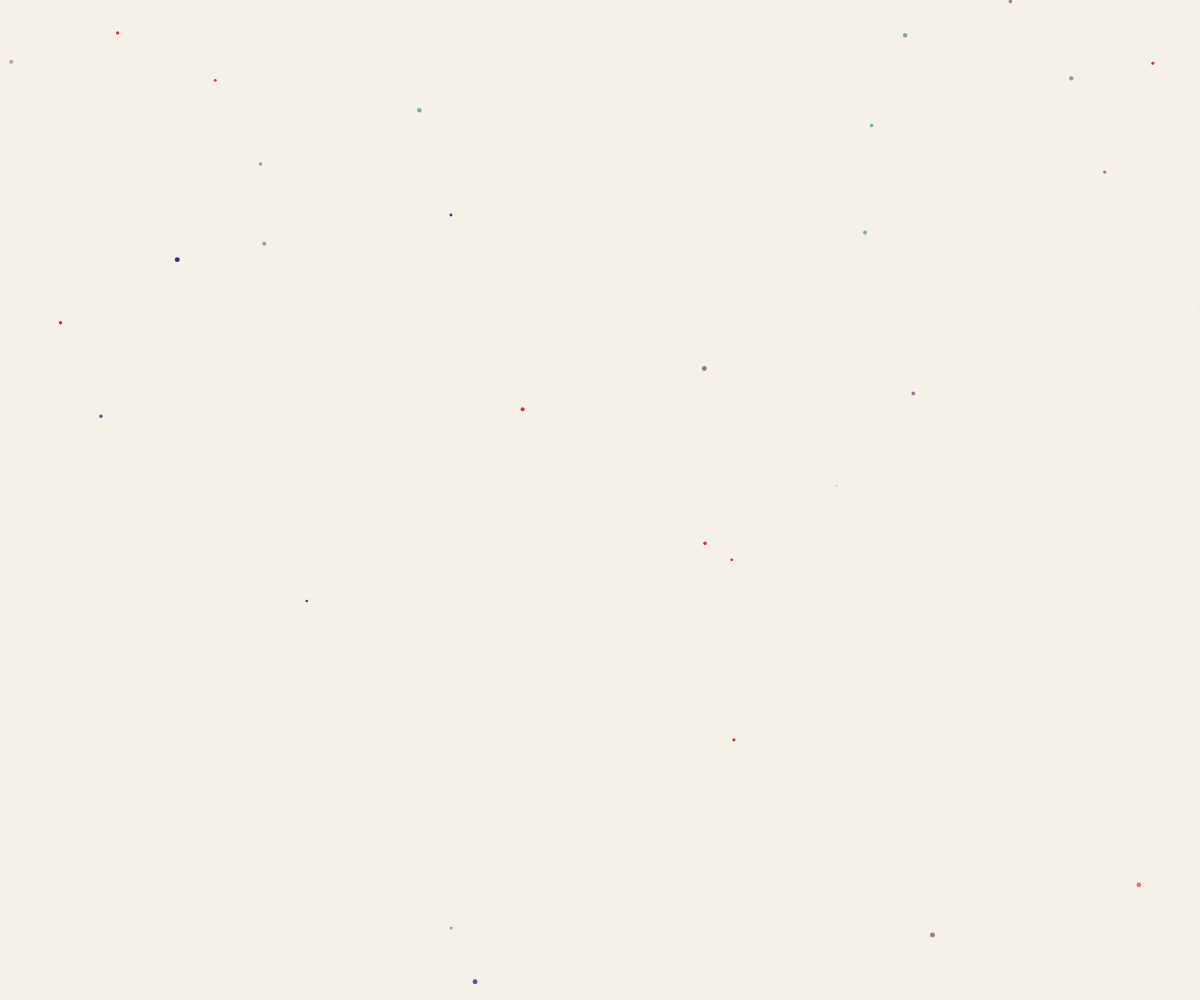
Frame 1 (no input)
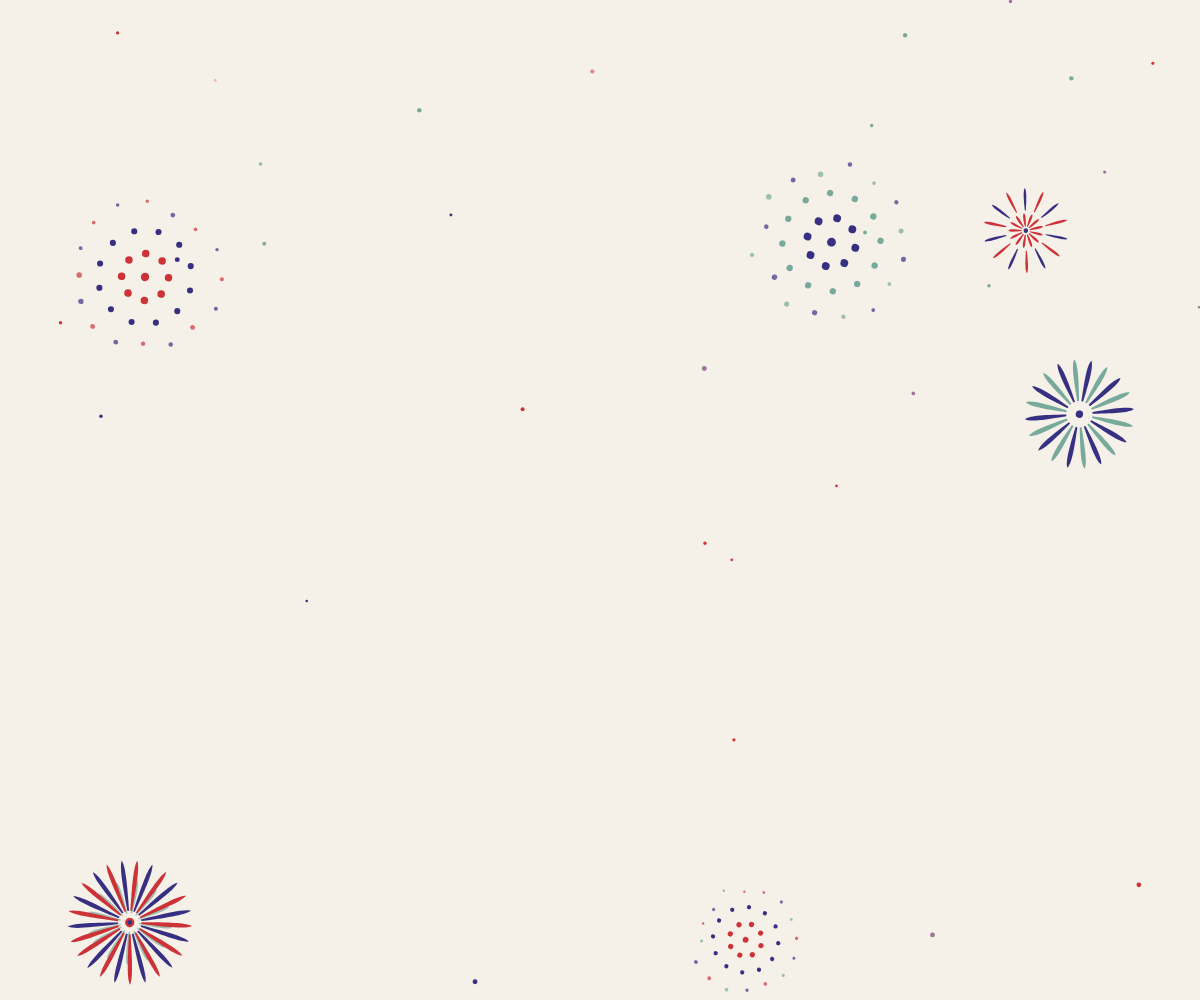
Frame 60 (no input)
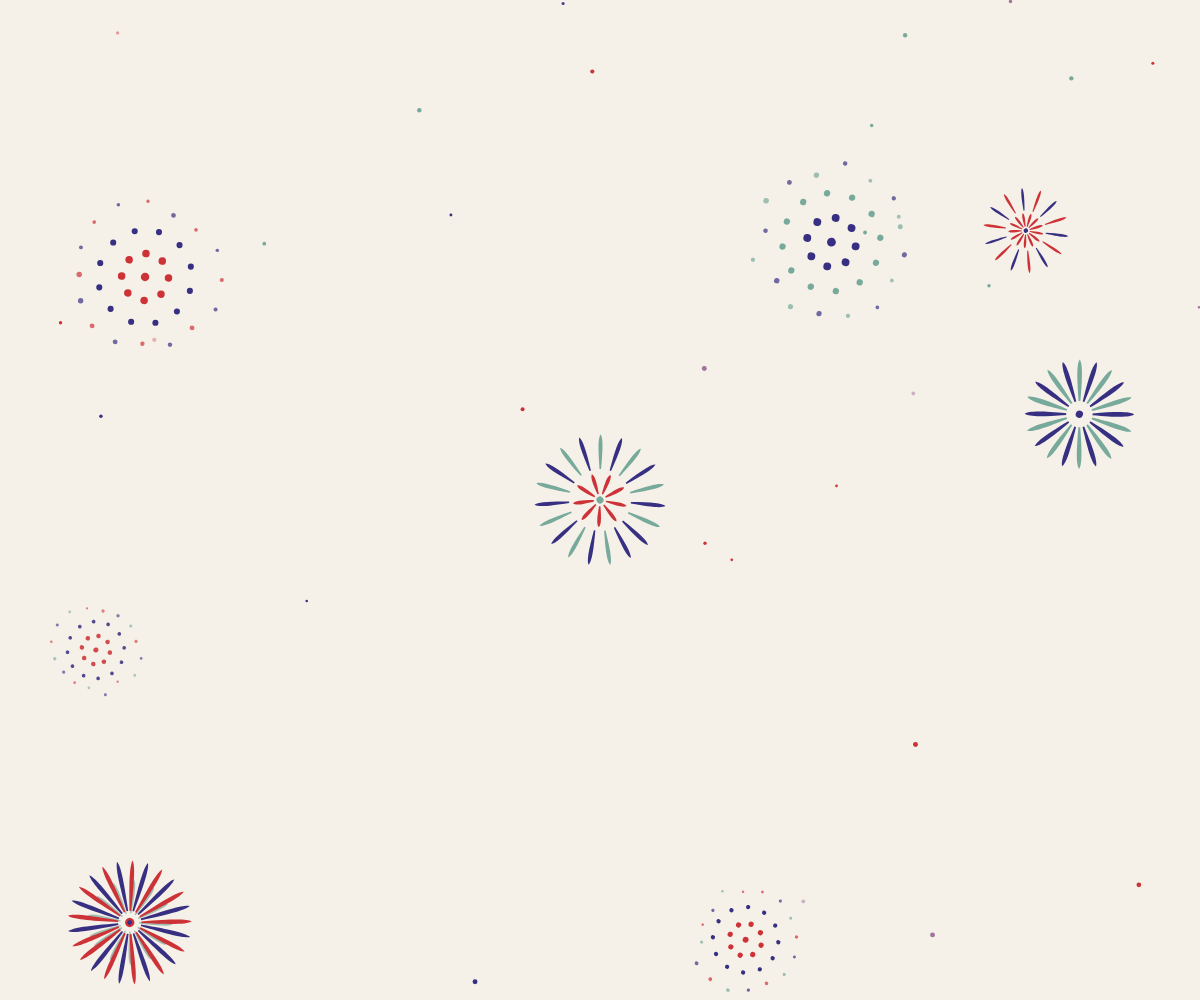
Frame 120 (the mouse pressed at the canvas centre since frame 60)

The p5.js sketch that drew these frames (run headless with seeded random() and noise() and a simulated clock; from frame 60 on, the mouse is pressed at the canvas centre):

// p5.js sketch
// ── sketch.js
// Hanabi 花火 — Japanese firework pattern animation
// Inspired by traditional tenugui textile designs

const hanabi = [];
const scatterDots = [];
const BG = [245, 240, 232]; // warm off-white like cotton

// Color palette from the tenugui
const PALETTE = {
  red:    [205, 50, 55],
  navy:   [55, 48, 130],
  teal:   [120, 170, 155],
  mauve:  [160, 115, 155],
};
const PALETTE_KEYS = Object.keys(PALETTE);

// Burst color combos seen on the fabric
// Note: same colors in different order = different interleave pattern
const COMBOS = [
  ['red', 'navy'],
  ['red', 'navy', 'teal'],
  ['red', 'teal', 'mauve'],
  ['navy', 'teal'],
  ['red', 'teal'],
  ['navy', 'teal', 'red'],   // navy-first interleave
  ['red', 'mauve', 'teal'],
];

// Layout constants — tweak these to adjust proportions
const LAYOUT = {
  // Petal distances (as fraction of radius)
  petalStart: 0.18,
  petalEnd: 0.75,
  petalWidth: 0.08,
  // Dual ring
  innerStart: 0.08,
  innerEnd: 0.35,
  innerWidth: 0.06,
  outerStart: 0.4,
  outerEnd: 0.85,
  outerWidth: 0.065,
  // Dot cluster rings
  dotInnerR: 0.25,
  dotMidR: 0.5,
  dotOuterR: 0.75,
  dotInnerSize: 0.08,
  dotMidSize: 0.065,
  // Three-color burst
  bgStart: 0.12,
  bgEnd: 0.55,
  bgWidth: 0.055,
  fgStart: 0.15,
  fgEnd: 0.8,
  fgWidth: 0.07,
  // Center dot
  centerSize: 0.1,
};

// Minimum distance between hanabi centers
const MIN_SPAWN_DIST = 80;

function setup() {
  createCanvas(windowWidth, windowHeight);
  noStroke();

  for (let i = 0; i < 7; i++) {
    trySpawnHanabi(random(60, width - 60), random(60, height - 60));
  }

  for (let i = 0; i < 30; i++) {
    scatterDots.push(createScatterDot(floor(random(-200, 0))));
  }
}

function createScatterDot(birth) {
  return {
    x: random(width),
    y: random(height),
    size: random(2, 5),
    color: PALETTE[random(PALETTE_KEYS)],
    birth: birth,
    lifespan: random(200, 400),
  };
}

function draw() {
  background(...BG);
  noStroke();

  drawScatterDots();
  updateAndDrawHanabi();

  if (frameCount % 80 === 0 && hanabi.length < 10) {
    trySpawnHanabi(random(80, width - 80), random(80, height - 80));
  }
}

function drawScatterDots() {
  for (let i = 0; i < scatterDots.length; i++) {
    const d = scatterDots[i];
    const age = frameCount - d.birth;
    if (age > d.lifespan) {
      scatterDots[i] = createScatterDot(frameCount);
      continue;
    }
    let alpha = 255;
    if (age < 30) alpha = map(age, 0, 30, 0, 255);
    else if (age > d.lifespan - 40) alpha = map(age, d.lifespan - 40, d.lifespan, 255, 0);
    fill(...d.color, alpha);
    ellipse(d.x, d.y, d.size, d.size);
  }
}

function updateAndDrawHanabi() {
  let writeIdx = 0;
  for (let i = 0; i < hanabi.length; i++) {
    hanabi[i].update();
    hanabi[i].draw();
    if (!hanabi[i].isDead()) {
      hanabi[writeIdx++] = hanabi[i];
    }
  }
  hanabi.length = writeIdx;
}

function mousePressed() {
  spawnHanabi(mouseX, mouseY);
}

function windowResized() {
  resizeCanvas(windowWidth, windowHeight);
}

// Spawn only if far enough from existing hanabi
function trySpawnHanabi(x, y) {
  for (const h of hanabi) {
    if (dist(x, y, h.x, h.y) < MIN_SPAWN_DIST) return;
  }
  spawnHanabi(x, y);
}

// Force spawn (click)
function spawnHanabi(x, y) {
  const type = floor(random(4));
  hanabi.push(new Hanabi(x, y, type));
}

class Hanabi {
  constructor(x, y, type) {
    this.x = x;
    this.y = y;
    this.type = type;
    this.birth = frameCount;
    this.lifespan = random(300, 500);
    this.maxRadius = random(50, 110);
    this.rotation = random(TWO_PI);
    this.rotSpeed = random(-0.002, 0.002);
    this.growDuration = random(30, 50);
    this.fadeDuration = random(40, 70);

    const combo = random(COMBOS);
    this.colors = combo.map(name => PALETTE[name]);

    this.numRays = floor(random(14, 26));
    this.innerRays = floor(random(8, 14));
    this.outerRays = floor(random(14, 22));

    // Pre-compute outer dot offsets for dot cluster (avoids random() in draw)
    this.outerDotOffsets = [];
    const outerN = 16;
    for (let i = 0; i < outerN; i++) {
      this.outerDotOffsets.push({
        angleFrac: i / outerN,
        distJitter: random(-0.08, 0.08),
        sizeFrac: random(0.035, 0.06),
      });
    }
  }

  getAge() { return frameCount - this.birth; }

  getAlpha() {
    const age = this.getAge();
    if (age < this.growDuration) return map(age, 0, this.growDuration, 0, 255);
    if (age > this.lifespan - this.fadeDuration) return map(age, this.lifespan - this.fadeDuration, this.lifespan, 255, 0);
    return 255;
  }

  getScale() {
    const age = this.getAge();
    if (age < this.growDuration) {
      const t = age / this.growDuration;
      return t * t * (3 - 2 * t); // smoothstep
    }
    return 1;
  }

  isDead() { return this.getAge() > this.lifespan; }

  update() { this.rotation += this.rotSpeed; }

  draw() {
    const alpha = this.getAlpha();
    const scale = this.getScale();
    const r = this.maxRadius * scale;

    push();
    translate(this.x, this.y);
    rotate(this.rotation);
    noStroke();

    switch (this.type) {
      case 0: this.drawInterleavedPetals(r, alpha); break;
      case 1: this.drawDualRing(r, alpha); break;
      case 2: this.drawDotCluster(r, alpha); break;
      case 3: this.drawThreeColorBurst(r, alpha); break;
    }

    pop();
  }

  // Type 0: Interleaved colored petals — the main pattern on the fabric
  drawInterleavedPetals(r, alpha) {
    const n = this.numRays;
    const L = LAYOUT;
    for (let i = 0; i < n; i++) {
      const angle = (TWO_PI / n) * i;
      fill(...this.colors[i % this.colors.length], alpha);
      push();
      rotate(angle);
      drawPetal(r * L.petalStart, r * L.petalEnd, r * L.petalWidth);
      pop();
    }

    fill(...this.colors[0], alpha);
    ellipse(0, 0, r * L.centerSize, r * L.centerSize);
  }

  // Type 1: Dual ring — inner short dashes, outer longer, different colors
  drawDualRing(r, alpha) {
    const L = LAYOUT;

    // Inner ring
    const innerN = this.innerRays;
    for (let i = 0; i < innerN; i++) {
      const angle = (TWO_PI / innerN) * i;
      fill(...this.colors[0], alpha);
      push();
      rotate(angle);
      drawPetal(r * L.innerStart, r * L.innerEnd, r * L.innerWidth);
      pop();
    }

    // Outer ring (offset rotation)
    const outerN = this.outerRays;
    const colIdx = this.colors.length > 1 ? 1 : 0;
    for (let i = 0; i < outerN; i++) {
      const angle = (TWO_PI / outerN) * i + PI / outerN;
      const ci = i % 2 === 0 ? colIdx : (this.colors.length > 2 ? 2 : 0);
      fill(...this.colors[ci], alpha);
      push();
      rotate(angle);
      drawPetal(r * L.outerStart, r * L.outerEnd, r * L.outerWidth);
      pop();
    }

    fill(...this.colors[this.colors.length - 1], alpha);
    ellipse(0, 0, r * L.centerSize * 0.9, r * L.centerSize * 0.9);
  }

  // Type 2: Dot cluster — concentric rings of dots
  drawDotCluster(r, alpha) {
    const L = LAYOUT;

    // Inner ring
    const innerN = 8;
    const innerR = r * L.dotInnerR;
    for (let i = 0; i < innerN; i++) {
      const angle = (TWO_PI / innerN) * i;
      fill(...this.colors[0], alpha);
      ellipse(cos(angle) * innerR, sin(angle) * innerR, r * L.dotInnerSize, r * L.dotInnerSize);
    }

    // Middle ring
    const midN = 12;
    const midR = r * L.dotMidR;
    const midCol = this.colors.length > 1 ? this.colors[1] : this.colors[0];
    for (let i = 0; i < midN; i++) {
      const angle = (TWO_PI / midN) * i + PI / midN;
      fill(...midCol, alpha);
      ellipse(cos(angle) * midR, sin(angle) * midR, r * L.dotMidSize, r * L.dotMidSize);
    }

    // Outer scattered (pre-computed offsets)
    const outerBaseR = r * L.dotOuterR;
    for (let i = 0; i < this.outerDotOffsets.length; i++) {
      const od = this.outerDotOffsets[i];
      const angle = TWO_PI * od.angleFrac;
      const d = outerBaseR + r * od.distJitter;
      fill(...this.colors[i % this.colors.length], alpha * 0.7);
      const s = r * od.sizeFrac;
      ellipse(cos(angle) * d, sin(angle) * d, s, s);
    }

    fill(...this.colors[0], alpha);
    ellipse(0, 0, r * L.centerSize * 0.9, r * L.centerSize * 0.9);
  }

  // Type 3: Three-color burst — layered foreground + background
  drawThreeColorBurst(r, alpha) {
    const n = this.numRays;
    const L = LAYOUT;
    const bgCol = this.colors.length > 2 ? this.colors[2] : this.colors[this.colors.length - 1];

    // Background layer (every other ray)
    for (let i = 0; i < n; i += 2) {
      const angle = (TWO_PI / n) * i + PI / n * 0.5;
      fill(...bgCol, alpha * 0.7);
      push();
      rotate(angle);
      drawPetal(r * L.bgStart, r * L.bgEnd, r * L.bgWidth);
      pop();
    }

    // Foreground layer — all rays, alternating 2 colors
    for (let i = 0; i < n; i++) {
      const angle = (TWO_PI / n) * i;
      fill(...this.colors[i % 2], alpha);
      push();
      rotate(angle);
      drawPetal(r * L.fgStart, r * L.fgEnd, r * L.fgWidth);
      pop();
    }

    // Center accent
    fill(...this.colors[0], alpha);
    ellipse(0, 0, r * L.centerSize * 1.2, r * L.centerSize * 1.2);
    if (this.colors.length > 1) {
      fill(...this.colors[1], alpha);
      ellipse(0, 0, r * L.centerSize * 0.6, r * L.centerSize * 0.6);
    }
  }
}

// Standalone petal draw — tapered: narrow at base (near center), wide at tip
function drawPetal(startDist, endDist, maxWidth) {
  const len = endDist - startDist;
  const baseW = maxWidth * 0.3;
  const tipW = maxWidth;
  beginShape();
  vertex(startDist, -baseW / 2);
  bezierVertex(
    startDist + len * 0.6, -tipW / 2,
    endDist - len * 0.1, -tipW / 2,
    endDist, 0
  );
  bezierVertex(
    endDist - len * 0.1, tipW / 2,
    startDist + len * 0.6, tipW / 2,
    startDist, baseW / 2
  );
  endShape(CLOSE);
}
